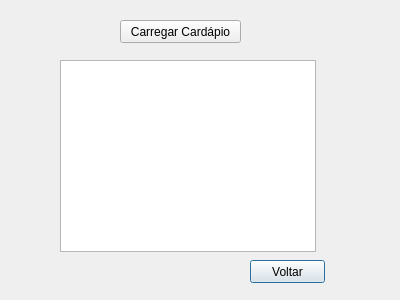
<?xml version="1.0" encoding="UTF-8"?>
<ui version="4.0">
 <class>Cardapio</class>
 <widget class="QDialog" name="Cardapio">
  <property name="geometry">
   <rect>
    <x>0</x>
    <y>0</y>
    <width>400</width>
    <height>300</height>
   </rect>
  </property>
  <property name="windowTitle">
   <string>Dialog</string>
  </property>
  <widget class="QPushButton" name="pushButton">
   <property name="geometry">
    <rect>
     <x>250</x>
     <y>260</y>
     <width>75</width>
     <height>23</height>
    </rect>
   </property>
   <property name="text">
    <string>Voltar</string>
   </property>
  </widget>
  <widget class="QTextBrowser" name="textBrowser">
   <property name="geometry">
    <rect>
     <x>60</x>
     <y>60</y>
     <width>256</width>
     <height>192</height>
    </rect>
   </property>
  </widget>
  <widget class="QPushButton" name="pushButton_2">
   <property name="geometry">
    <rect>
     <x>120</x>
     <y>20</y>
     <width>121</width>
     <height>23</height>
    </rect>
   </property>
   <property name="text">
    <string>Carregar Cardápio</string>
   </property>
  </widget>
 </widget>
 <resources/>
 <connections/>
</ui>
